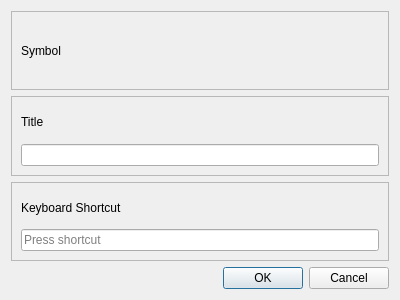
<?xml version="1.0" encoding="UTF-8"?>
<ui version="4.0">
 <class>TagDialog</class>
 <widget class="QDialog" name="TagDialog">
  <property name="geometry">
   <rect>
    <x>0</x>
    <y>0</y>
    <width>400</width>
    <height>300</height>
   </rect>
  </property>
  <property name="windowTitle">
   <string>Dialog</string>
  </property>
  <layout class="QVBoxLayout" name="verticalLayout">
   <item>
    <widget class="QFrame" name="frame">
     <property name="frameShape">
      <enum>QFrame::StyledPanel</enum>
     </property>
     <property name="frameShadow">
      <enum>QFrame::Raised</enum>
     </property>
     <layout class="QVBoxLayout" name="verticalLayout_2">
      <item>
       <widget class="QLabel" name="label">
        <property name="text">
         <string>Symbol</string>
        </property>
       </widget>
      </item>
      <item>
       <layout class="QHBoxLayout" name="symbol_layout"/>
      </item>
     </layout>
    </widget>
   </item>
   <item>
    <widget class="QFrame" name="frame_2">
     <property name="frameShape">
      <enum>QFrame::StyledPanel</enum>
     </property>
     <property name="frameShadow">
      <enum>QFrame::Raised</enum>
     </property>
     <layout class="QVBoxLayout" name="verticalLayout_3">
      <item>
       <widget class="QLabel" name="label_2">
        <property name="text">
         <string>Title</string>
        </property>
       </widget>
      </item>
      <item>
       <widget class="QLineEdit" name="title_edit"/>
      </item>
     </layout>
    </widget>
   </item>
   <item>
    <widget class="QFrame" name="frame_3">
     <property name="frameShape">
      <enum>QFrame::StyledPanel</enum>
     </property>
     <property name="frameShadow">
      <enum>QFrame::Raised</enum>
     </property>
     <layout class="QVBoxLayout" name="verticalLayout_4">
      <item>
       <widget class="QLabel" name="label_3">
        <property name="text">
         <string>Keyboard Shortcut</string>
        </property>
       </widget>
      </item>
      <item>
       <widget class="QKeySequenceEdit" name="key_edit"/>
      </item>
     </layout>
    </widget>
   </item>
   <item>
    <widget class="QDialogButtonBox" name="buttonBox">
     <property name="orientation">
      <enum>Qt::Horizontal</enum>
     </property>
     <property name="standardButtons">
      <set>QDialogButtonBox::Cancel|QDialogButtonBox::Ok</set>
     </property>
    </widget>
   </item>
  </layout>
 </widget>
 <resources/>
 <connections>
  <connection>
   <sender>buttonBox</sender>
   <signal>accepted()</signal>
   <receiver>TagDialog</receiver>
   <slot>accept()</slot>
   <hints>
    <hint type="sourcelabel">
     <x>248</x>
     <y>254</y>
    </hint>
    <hint type="destinationlabel">
     <x>157</x>
     <y>274</y>
    </hint>
   </hints>
  </connection>
  <connection>
   <sender>buttonBox</sender>
   <signal>rejected()</signal>
   <receiver>TagDialog</receiver>
   <slot>reject()</slot>
   <hints>
    <hint type="sourcelabel">
     <x>316</x>
     <y>260</y>
    </hint>
    <hint type="destinationlabel">
     <x>286</x>
     <y>274</y>
    </hint>
   </hints>
  </connection>
 </connections>
</ui>
